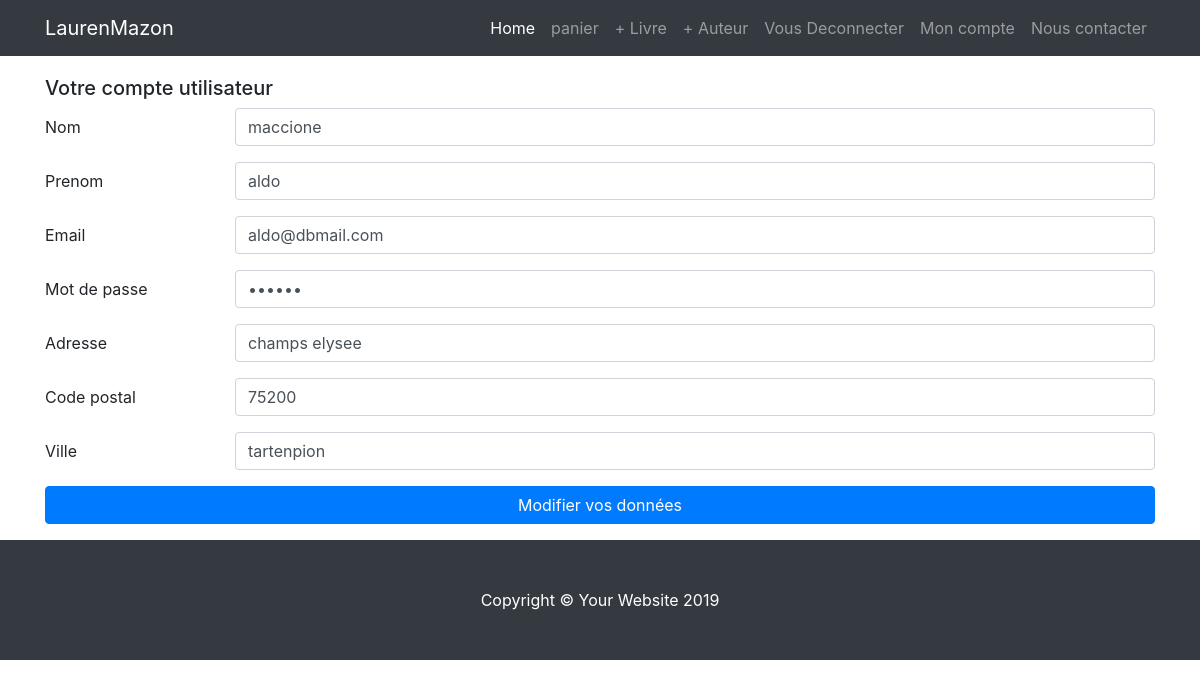
Page /inscription1.php (signed in) on the committed database.
### tables this page shows
CREATE TABLE IF NOT EXISTS `client` (
  `id_client` int(11) NOT NULL AUTO_INCREMENT,
  `nom` varchar(45) NOT NULL,
  `prenom` varchar(45) NOT NULL,
  `adresse` varchar(255) NOT NULL,
  `code_postal` int(11) NOT NULL,
  `ville` varchar(45) NOT NULL,
  `email` varchar(45) NOT NULL,
  `password` varchar(45) NOT NULL,
  PRIMARY KEY (`id_client`),
  UNIQUE KEY `email` (`email`)
);

### inscription1.php (the view, shortened to what this page needs)
<?php
require_once('inc/my-sql-connect.php');
$idClient = null;
if(isset($_SESSION["id_client"])) {
    $idClient = $_SESSION["id_client"];
}
else if(isset($_COOKIE["id_client"])) {
    $idClient = $_COOKIE["id_client"];
}
if($idClient != null) {
    $sqlClient = 'SELECT * FROM client WHERE id_client = :id_client';
    $reqClient = $dbh->prepare($sqlClient);
    $reqClient->bindParam(':id_client', $idClient );
    $reqClient->execute();
    $client = $reqClient->fetch();
}
if(isset($_POST["nom"])) {
    $nom = $_POST["nom"];
} else {
    $nom = $client["nom"] ?? "";
}
if(isset($_POST["prenom"])) {
    $prenom = $_POST["prenom"];
} else {
    $prenom = $client["prenom"] ?? "";
}
if(isset($_POST["email"])) {
    $email = $_POST["email"];
} else {
    $email = $client["email"] ?? "";
}
if(isset($_POST["password"])) {
    $password = $_POST["password"];
} else {
    $password = $client["password"] ?? "";
}
if(isset($_POST["adresse"])) {
    $adresse = $_POST["adresse"];
} else {
    $adresse = $client["adresse"] ?? "";
}
if(isset($_POST["ville"])) {
    $ville = $_POST["ville"];
} else {
    $ville = $client["ville"] ?? "";
}
if(isset($_POST["code_postal"])) {
    $codePostal = $_POST["code_postal"];
} else {
    $codePostal = $client["code_postal"] ?? "";
}
$valueSubmit = is_null($idClient) ? "Créer l'utilisateur" : "Modifier vos données";
$titre = is_null($idClient) ? "Inscription" : "Votre compte utilisateur";
?>
<!DOCTYPE html>
<html lang="en">
<head>
    <link href="vendor/bootstrap/css/bootstrap.min.css" rel="stylesheet">
    <link href="css/shop-homepage.css" rel="stylesheet">
</head>
<body>
<?php
require_once("inc/menu-top.php");
?>
<div class="container" style="margin-top:20px">
    <h5><?= $titre ?></h5>
    <form method="POST" action="">
        <div class="form-group row">
            <label for="nom" class="col-sm-2 col-form-label">Nom</label>
            <div class="col-sm-10">
                <input name="nom" class="form-control" placeholder="" type="text" value="<?= $nom ?>" required>
            </div>
        </div>
        <div class="form-group row">
            <label for="prenom" class="col-sm-2 col-form-label">Prenom</label>
            <div class="col-sm-10">
                <input name="prenom" class="form-control" placeholder="" type="text" value="<?= $prenom ?>" required>
            </div>
        </div>
        <div class="form-group row">
            <label for="email" class="col-sm-2 col-form-label">Email</label>
            <div class="col-sm-10">
                <input name="email" class="form-control" placeholder="" type="email" value="<?= $email ?>" required>
            </div>
        </div>
        <div class="form-group row">
            <label for="password" class="col-sm-2 col-form-label">Mot de passe</label>
            <div class="col-sm-10">
                <input name="password" class="form-control" placeholder="" type="password" value="<?= $password ?>" required>
            </div>
        </div>
        <div class="form-group row">
            <label for="adresse" class="col-sm-2 col-form-label">Adresse</label>
            <div class="col-sm-10">
                <input name="adresse" class="form-control" placeholder="" type="text" value="<?= $adresse ?>" required>
            </div>
        </div>
        <div class="form-group row">
            <label for="code_postal" class="col-sm-2 col-form-label">Code postal</label>
            <div class="col-sm-10">
                <input name="code_postal" class="form-control" placeholder="" type="text" value="<?= $codePostal ?>" required>
            </div>
        </div>
        <div class="form-group row">
            <label for="ville" class="col-sm-2 col-form-label">Ville</label>
            <div class="col-sm-10">
                <input name="ville" class="form-control" placeholder="" type="text" value="<?= $ville ?>" required>
            </div>
        </div>
        <div class="form-group">
            <button type="submit" name="envoyer" class="btn btn-primary btn-block"><?= $valueSubmit ?></button>
        </div>
    </form>
</div>
<?php
require('inc/footer.php');
?>
</body>
</html>

### css/shop-homepage.css (style rules this page uses)
body { padding-top: 56px; }

### rows in the picture
client: nom "maccione", prenom "aldo", email "aldo@dbmail.com", adresse "champs elysee", code_postal "75200", ville "tartenpion"

### other values in the picture
$titre "Votre compte utilisateur"
$valueSubmit "Modifier vos données"
